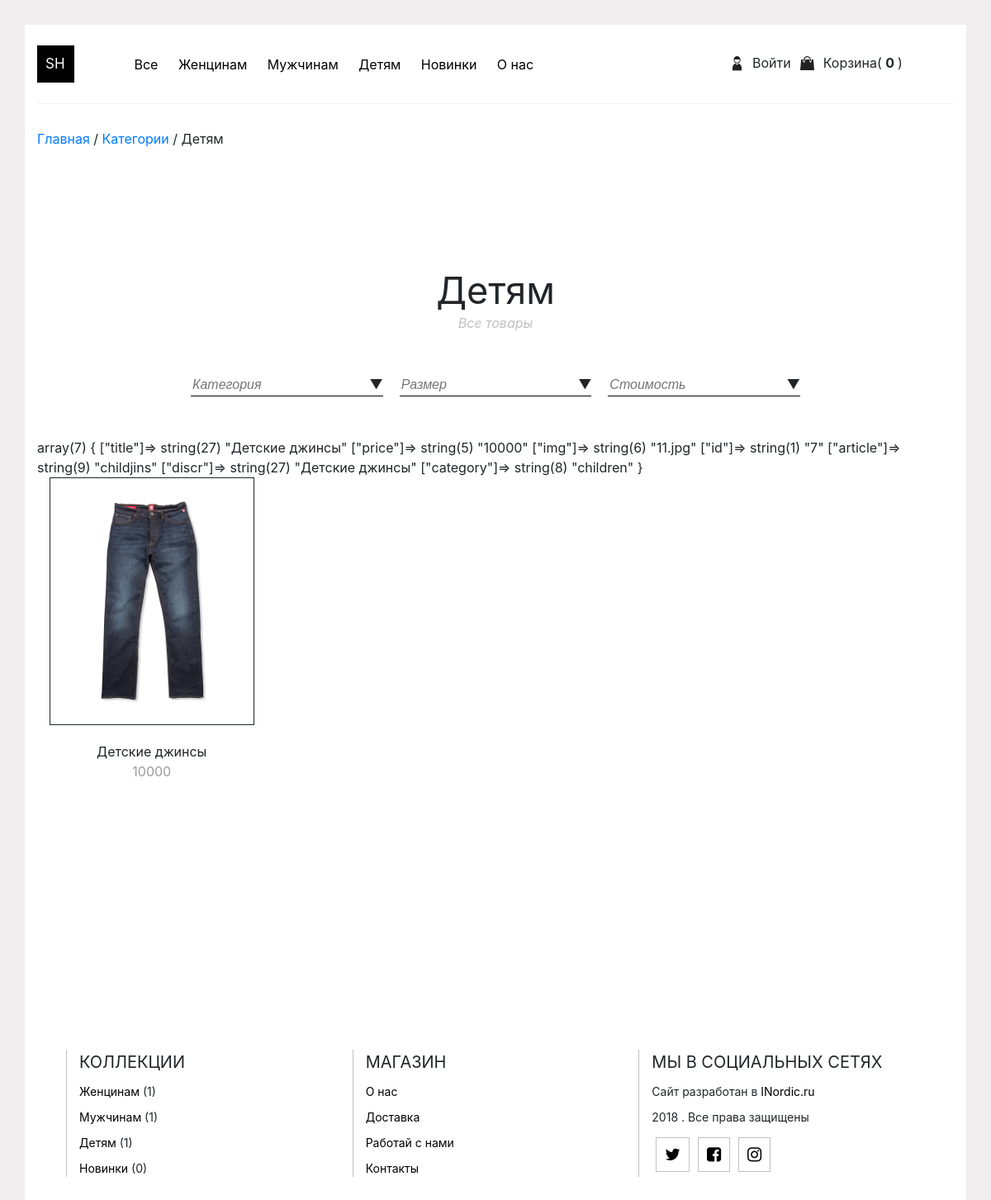
The app's page /category/?type=children with its own data.
### tables this page shows
CREATE TABLE `goods` (
  `title` text NOT NULL,
  `price` text NOT NULL,
  `img` text NOT NULL,
  `id` text NOT NULL,
  `article` text NOT NULL,
  `discr` text NOT NULL,
  `category` text NOT NULL
);

### functions.php (called while the page is built, shortened)
<?php
function render($view , $arResult='' , $title=''){
    include_once(__DIR__."/header.php");
    include_once(__DIR__."/view/$view.php");
    include_once(__DIR__."/footer.php");
}

### model/goods.php (called while the page is built, shortened)
<?php
class goods extends db{
    function getCategory($type){
        $linkFromParent = parent::extendConnect('localhost');
        $query = 'select * from goods WHERE category="'.$type.'"';
        $result = $linkFromParent->query($query);
        return $result;
    }
}

### view/category.php (the view, shortened to what this page needs)
<main>
    <div class='category-page wraper'>
            <h1> <?=$title?></h1>
        <div class='wraper__slogan'>Все товары</div>
        <div class='wraper__input-container'>
            <div class='wraper__input-container__item'>
                <input placeholder='Категория'/>
            </div>
            <div class='wraper__input-container__item'>
                <input placeholder='Размер'/>
            </div>
            <div class='wraper__input-container__item'>
                <input placeholder='Стоимость'/>
            </div>
        </div>
        <div class='category-page__goods-list container'>
            <div class='row'>
            <?php while ($row = $arResult->fetch_assoc()) {?>
                <?var_dump($row)?>
                <div class='goods-list__item col-md-3 margin0_padding0'>
                    <main>
                        <img src="http://<?=$_SERVER["SERVER_NAME"]?>:<?=$_SERVER['SERVER_PORT']?>/img/catalog/<?=$row['img']?>"/>
                    </main>
                    <footer>
                        <p><?=$row["title"]?></p>
                        <p class='item__price'><?=$row["price"]?></p>
                    </footer>
                </div>
            <?php }?>
            </div>
        </div>
    </div>
</main>

### style.css (style rules this page uses)
body { background: #F0EEEE; }
.container { margin-bottom: 75px; background: #fff; }
.container main { background: #fff; }
.container main .wraper h1 { text-align: center; margin: 145px 145px 0 145px; font-size: 45px; font-weight: 400; }
.container main .wraper .wraper__slogan { color: #C1C1C1; text-align: center; font-style: italic; }
.container footer { margin-top: 265px; }
.category-page .wraper__input-container { margin: 40px; outline: none; -webkit-box-pack: center; -ms-flex-pack: center; justify-content: center; display: -webkit-box; display: -ms-flexbox; display: flex; }
.category-page .wraper__input-container .wraper__input-container__item { border-bottom: 1px solid #000; margin: 10px; }
.category-page .wraper__input-container .wraper__input-container__item::after { content: "▼"; }
.category-page .wraper__input-container input { font-family: sans-serif; border: none; font-style: italic; font-weight: 100; }
.category-page .category-page__goods-list .goods-list__item { display: inline-block; }
.category-page .category-page__goods-list .goods-list__item main { border: 1px solid; height: 300px; display: -webkit-box; display: -ms-flexbox; display: flex; }
.category-page .category-page__goods-list .goods-list__item main img { -webkit-box-sizing: content-box; box-sizing: content-box; width: 100%; margin: auto; }
.category-page .category-page__goods-list .goods-list__item footer { text-align: center; margin-top: 20px; margin-bottom: 90px; }
.category-page .category-page__goods-list .goods-list__item footer p { margin-bottom: 0; }
.category-page .category-page__goods-list .goods-list__item footer .item__price { color: #9c9c9c; }
.container footer { margin-top: 55px; }

### records on screen
goods: value "array(7) { [\"title\"]=> string(27) \"Детские джинсы\" [\"price\"]=> string(5) \"10000\" [\"img\"]=> string(6) \"11.jpg\" [\"id\"]=> string(1) \"7\" [\"article\"]=> string(9) \"childjins\" [\"discr\"]=> string(27) \"Детские джинсы\" [\"category\"]=> string(8) \"children\" }", img (picture), title "Детские джинсы", price "10000"

### other values on screen
$this -> count_goods($linkFromParent) "0"
replacement($_GET['type']) "Детям"
$title "Детям"
$goods->getCountCategory('woman') "1"
$goods->getCountCategory('men') "1"
$goods->getCountCategory('children') "1"
$goods->getCountCategory('new') "0"
